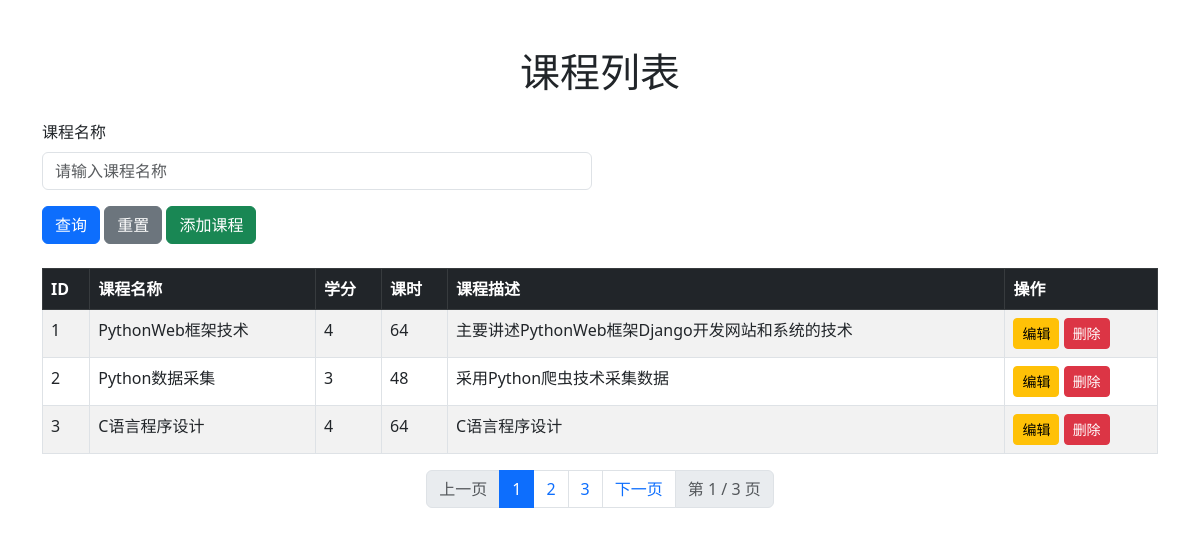
The page /course/list/ on the database its author committed.
### course/models.py (models this page shows, shortened)
class Course(models.Model):
    name = models.CharField(max_length=100, verbose_name='课程名称')
    credits = models.IntegerField(verbose_name='学分')
    hours = models.IntegerField(verbose_name='课时')
    description = models.TextField(blank=True, null=True, verbose_name='课程描述')
    class Meta:
        db_table = 'courses'
        verbose_name = '课程'
        verbose_name_plural = '课程'

### course/views.py (the view)
# urls.py: path('list/', views.list_course, name='list_course'),
def list_course(request):
    name = request.GET.get('name', '')
    courses = Course.objects.all()
    if name:
        courses = courses.filter(name__icontains=name)
    paginator = Paginator(courses, 3)
    page_number = request.GET.get('page')
    page_obj = paginator.get_page(page_number)
    context = {
        'page_obj': page_obj,
        'name': name
    }
    return render(request, 'course/list_course.html', context)

### course/templates/course/list_course.html (shortened to what this page needs)
<!DOCTYPE html>
<html lang="zh-CN">
<head>
    <link href="https://fastly.jsdelivr.net/npm/bootstrap@5.3.0/dist/css/bootstrap.min.css" rel="stylesheet">
</head>
<body>
    <div class="container mt-5">
        <h1 class="text-center mb-4">课程列表</h1>
        <form method="get" class="mb-4">
            <div class="row g-3">
                <div class="col-md-6">
                    <label for="name" class="form-label">课程名称</label>
                    <input type="text" id="name" name="name" class="form-control" value="{{ name }}" placeholder="请输入课程名称">
                </div>
            </div>
            <div class="mt-3">
                <button type="submit" class="btn btn-primary">查询</button>
                <a href="{% url 'course:list_course' %}" class="btn btn-secondary">重置</a>
                <a href="{% url 'course:add_course' %}" class="btn btn-success">添加课程</a>
            </div>
        </form>
        <div class="table-responsive">
            <table class="table table-striped table-hover table-bordered">
                <thead class="table-dark">
                    <tr>
                        <th>ID</th>
                        <th>课程名称</th>
                        <th>学分</th>
                        <th>课时</th>
                        <th>课程描述</th>
                        <th>操作</th>
                    </tr>
                </thead>
                <tbody>
                    {% for course in page_obj %}
                    <tr>
                        <td>{{ course.id }}</td>
                        <td>{{ course.name }}</td>
                        <td>{{ course.credits }}</td>
                        <td>{{ course.hours }}</td>
                        <td>{{ course.description|truncatechars:50 }}</td>
                        <td>
                            <a href="{% url 'course:edit_course' course.pk %}" class="btn btn-sm btn-warning">编辑</a>
                            <a href="{% url 'course:delete_course' course.pk %}" class="btn btn-sm btn-danger">删除</a>
                        </td>
                    </tr>
                    {% empty %}
                    <tr>
                        <td colspan="6" class="text-center">暂无课程记录</td>
                    </tr>
                    {% endfor %}
                </tbody>
            </table>
        </div>
        {% if page_obj.has_other_pages %}
        <nav aria-label="Page navigation">
            <ul class="pagination justify-content-center">
                {% if page_obj.has_previous %}
                <li class="page-item">
                    <a class="page-link" href="?page={{ page_obj.previous_page_number }}{% if name %}&name={{ name }}{% endif %}">上一页</a>
                </li>
                {% else %}
                <li class="page-item disabled">
                    <span class="page-link">上一页</span>
                </li>
                {% endif %}
                {% for num in page_obj.paginator.page_range %}
                    {% if page_obj.number == num %}
                    <li class="page-item active">
                        <span class="page-link">{{ num }}</span>
                    </li>
                    {% else %}
                    <li class="page-item">
                        <a class="page-link" href="?page={{ num }}{% if name %}&name={{ name }}{% endif %}">{{ num }}</a>
                    </li>
                    {% endif %}
                {% endfor %}
                {% if page_obj.has_next %}
                <li class="page-item">
                    <a class="page-link" href="?page={{ page_obj.next_page_number }}{% if name %}&name={{ name }}{% endif %}">下一页</a>
                </li>
                {% else %}
                <li class="page-item disabled">
                    <span class="page-link">下一页</span>
                </li>
                {% endif %}
                <li class="page-item disabled">
                    <span class="page-link">第 {{ page_obj.number }} / {{ page_obj.paginator.num_pages }} 页</span>
                </li>
            </ul>
        </nav>
        {% endif %}
    </div>
</body>
</html>

### rows shown on the page
Course: id "1", name "PythonWeb框架技术", credits "4", hours "64", description "主要讲述PythonWeb框架Django开发网站和系统的技术"
Course: id "2", name "Python数据采集", credits "3", hours "48", description "采用Python爬虫技术采集数据"
Course: id "3", name "C语言程序设计", credits "4", hours "64", description "C语言程序设计"

### other values the page prints
{{ num }} "1"
{{ num }} "2" "3"
{{ page_obj.number }} "1"
{{ page_obj.paginator.num_pages }} "3"
